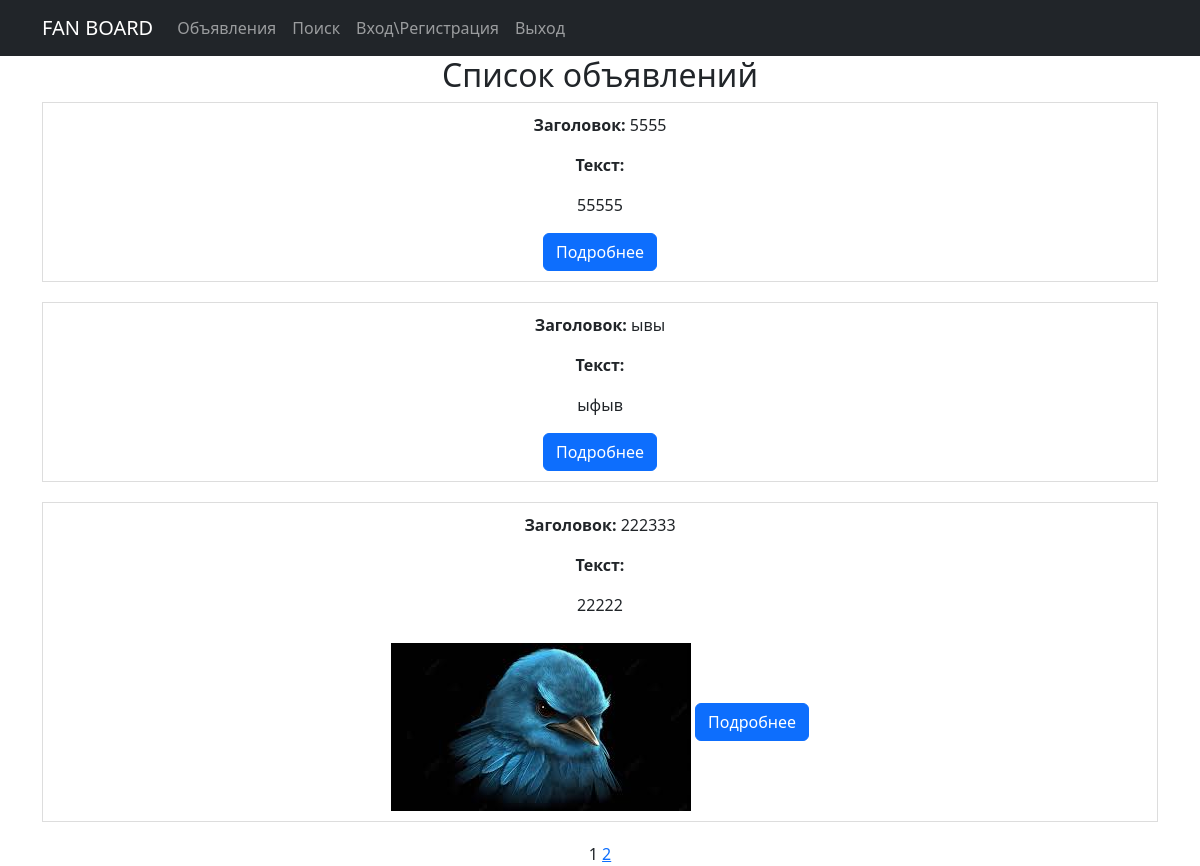
/board/, run on the app's committed database.
### board/models.py (models this page shows, shortened)
class Ad(models.Model):
    CATEGORY_CHOICES = [
        ('Танки', 'Танки'),
        ('Хилы', 'Хилы'),
        ('ДД', 'ДД'),
        ('Торговцы', 'Торговцы'),
        ('Гилдмастеры', 'Гилдмастеры'),
        ('Квестгиверы', 'Квестгиверы'),
        ('Кузнецы', 'Кузнецы'),
        ('Кожевники', 'Кожевники'),
        ('Зельевары', 'Зельевары'),
        ('Мастера заклинаний', 'Мастера заклинаний'),
    ]
    user = models.ForeignKey(User, on_delete=models.CASCADE)
    title = models.CharField(max_length=255)
    text = RichTextField()
    category = models.CharField(max_length=50, choices=CATEGORY_CHOICES)
    image = models.ImageField(upload_to='images/', null=True, blank=True)
    video = models.FileField(upload_to='videos/', null=True, blank=True)
    created_at = models.DateTimeField(auto_now_add=True)
    updated_at = models.DateTimeField(auto_now=True)
    is_active = models.BooleanField(default=True)

### board/views.py (the view)
# urls.py: path('board/', AdListView.as_view(), name='ad_list'),
class AdListView(ListView):
    model = Ad
    template_name = 'ad_list.html'
    context_object_name = 'ads'
    ordering = ['-created_at']
    paginate_by = 3

### board/templates/board/ad_list.html (shortened to what this page needs)
{% extends 'board/default.html' %}
{% load custom_filters %}
{% load static %}
{% block content %}
    <h2>Список объявлений</h2>
    {% for ad in ads %}
        <div style="border: 1px solid #ddd; padding: 10px; margin-bottom: 20px;">
            <p><strong>Заголовок:</strong> {{ ad.title }}</p>
            <p><strong>Текст:</strong></p>
            <div>{{ ad.text | safe }}</div>
            {% if ad.image %}
                <img src="{{ ad.image.url }}" alt="{{ ad.title }}" style="max-width: 100%; margin-top: 10px;">
            {% endif %}
            <a href="{% url 'ad_detail' ad.pk %}"class="btn btn-primary">Подробнее</a>
        </div>
    {% endfor %}
    {{ page_obj.number }}
    {% if page_obj.has_next %}
        <a href="?page={{ page_obj.next_page_number }}">{{ page_obj.next_page_number }}</a>
    {% endif %}
{% endblock %}

### data on the page
Ad: title "5555", text "55555"
Ad: title "ывы", text "ыфыв"
Ad: title "222333", text "22222", image (picture)

### other printed values
{{ page_obj.number }} "1"
{{ page_obj.next_page_number }} "2"
